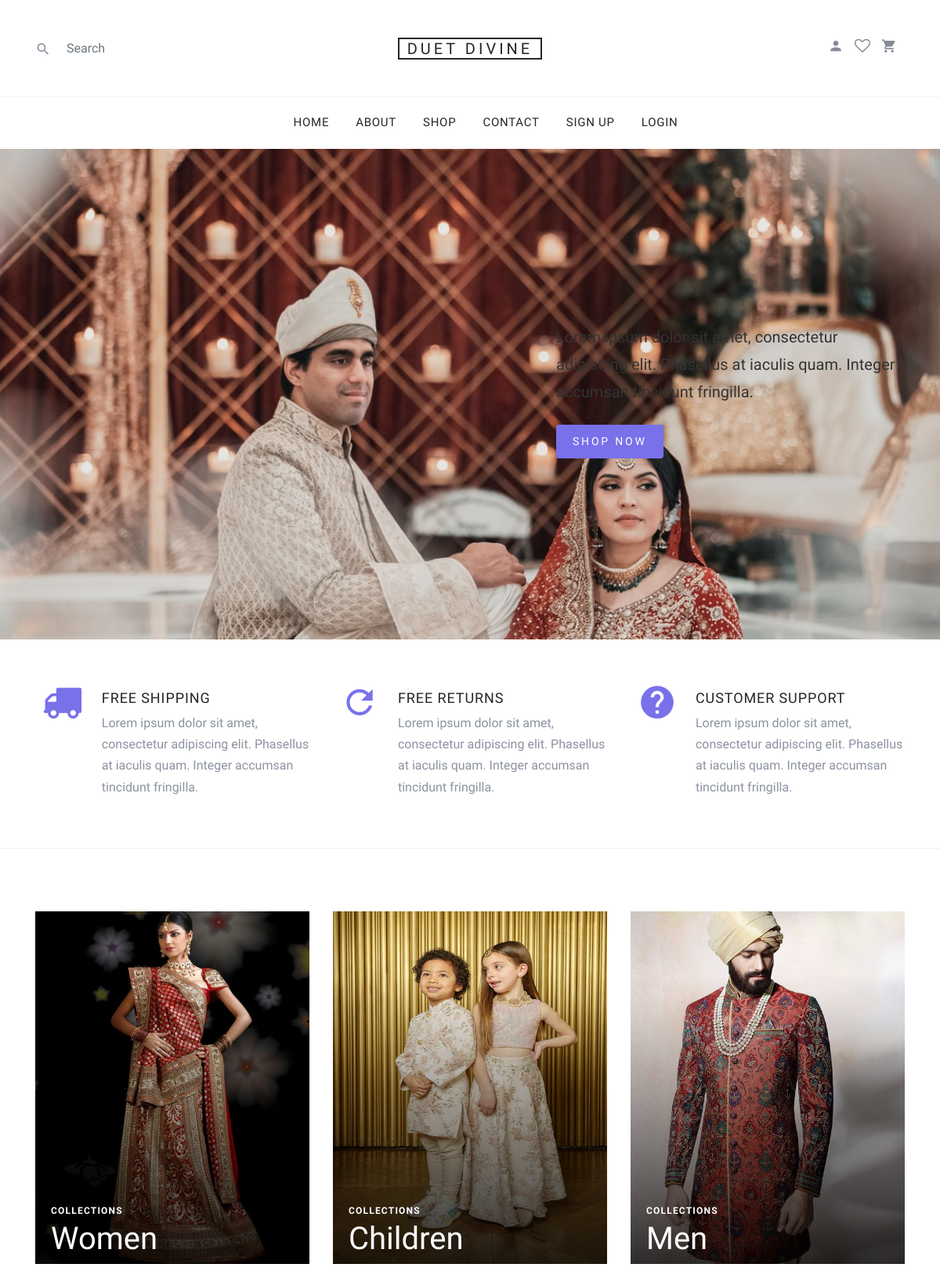
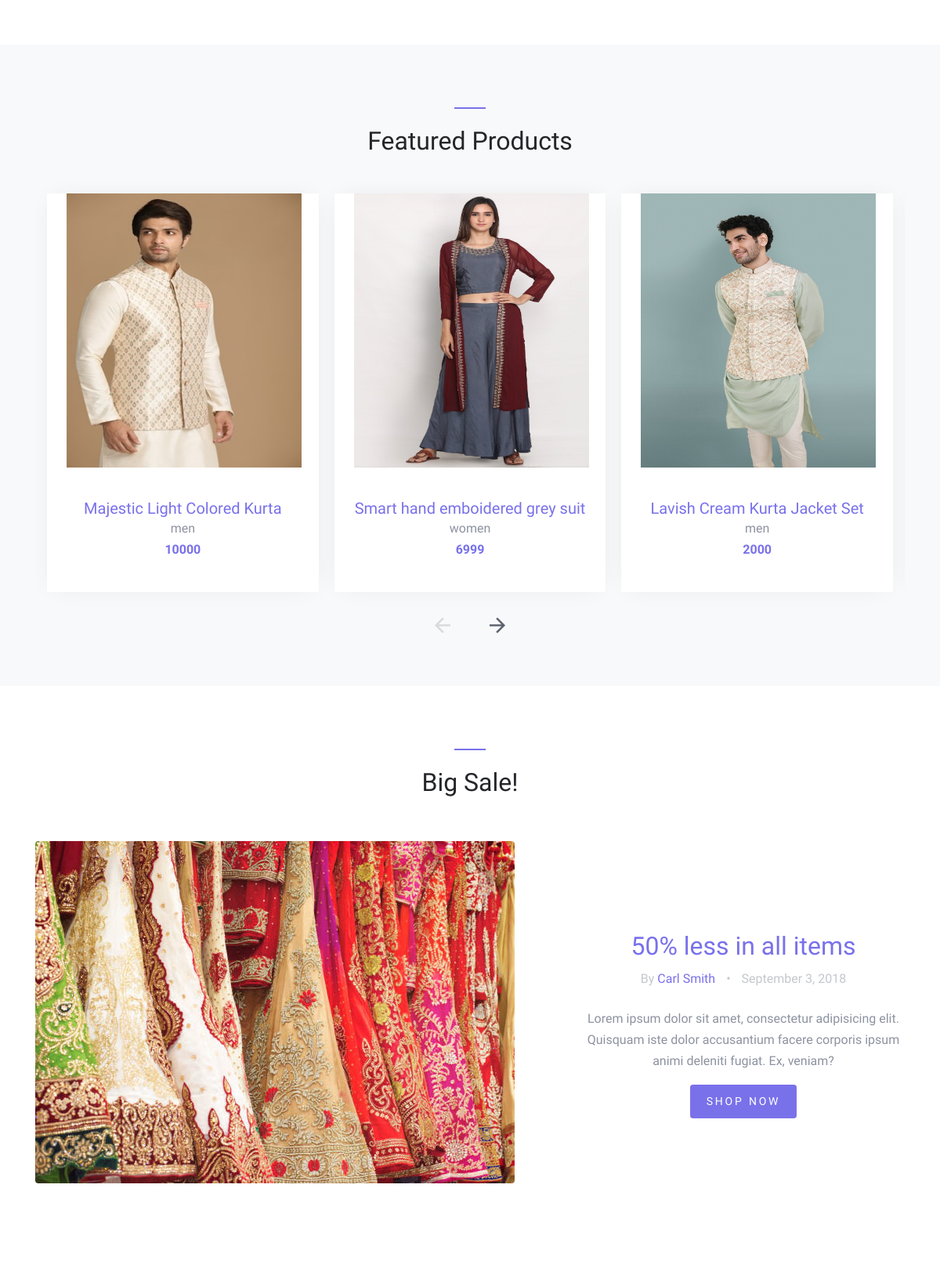
The page / (upper part) on the database its author committed (2 pictures, top to bottom).
### myapp/models.py (models this page shows, shortened)
class Product(models.Model):
    product_name=models.CharField(max_length=100,default=" ")
    CHOICE1=(
        ('men','men'),
        ('women','women'),
        ('kids','kids'),
    )
    CHOICE2=(
        ('s','s'),
        ('m','m'),
        ('l','l'),
    )
    CHOICE3=(
        ('red','red'),
        ('green','green'),
        ('blue','blue'),
        ('white','white'),
        ('black','black'),
        ('yellow','yellow'),
        ('pink','pink'),
    )
    product_seller=models.ForeignKey(User,on_delete=models.CASCADE)
    product_category=models.CharField(max_length=100,choices=CHOICE1)
    product_size=models.CharField(max_length=100,choices=CHOICE2)
    product_color=models.CharField(max_length=100,choices=CHOICE3)
    product_price=models.PositiveIntegerField()
    product_desc=models.TextField()
    product_image=models.ImageField(upload_to="product_image/")

### myapp/views.py (the view)
# urls.py: path('',views.index,name='index'),
def index(request):
    try:
        user=User.objects.get(email=request.session['email'])
        products=Product.objects.all()
        if user.usertype=='user':
            return render(request,'index.html',{'products':products})
        else:
            return render(request,'seller_index.html')
    except:
        products=Product.objects.all()
        return render(request,'index.html',{'products':products})

### myapp/templates/index.html (shortened to what this page needs)
{% extends 'header.html' %}
{% load static %}
{% block content %}
<!DOCTYPE html>
<html lang="en">
  <head>
  </head>
  <body>
  <div class="site-wrap">
    <div class="site-blocks-cover" style="background-image: url({% static 'images/index1.jpeg' %});" data-aos="fade">
      <div class="container">
        <div class="row align-items-start align-items-md-center justify-content-end">
          <div class="col-md-5 text-center text-md-left pt-5 pt-md-0">
            <div class="intro-text text-center text-md-left">
              <p class="mb-4">Lorem ipsum dolor sit amet, consectetur adipiscing elit. Phasellus at iaculis quam. Integer accumsan tincidunt fringilla. </p>
              <p>
                <a href="{% url 'shop' %}" class="btn btn-sm btn-primary">Shop Now</a>
              </p>
            </div>
          </div>
        </div>
      </div>
    </div>
    <div class="site-section site-section-sm site-blocks-1">
      <div class="container">
        <div class="row">
          <div class="col-md-6 col-lg-4 d-lg-flex mb-4 mb-lg-0 pl-4" data-aos="fade-up" data-aos-delay="">
            <div class="icon mr-4 align-self-start">
              <span class="icon-truck color_green"></span>
            </div>
            <div class="text">
              <h2 class="text-uppercase">Free Shipping</h2>
              <p>Lorem ipsum dolor sit amet, consectetur adipiscing elit. Phasellus at iaculis quam. Integer accumsan tincidunt fringilla.</p>
            </div>
          </div>
          <div class="col-md-6 col-lg-4 d-lg-flex mb-4 mb-lg-0 pl-4" data-aos="fade-up" data-aos-delay="100">
            <div class="icon mr-4 align-self-start">
              <span class="icon-refresh2"></span>
            </div>
            <div class="text">
              <h2 class="text-uppercase">Free Returns</h2>
              <p>Lorem ipsum dolor sit amet, consectetur adipiscing elit. Phasellus at iaculis quam. Integer accumsan tincidunt fringilla.</p>
            </div>
          </div>
          <div class="col-md-6 col-lg-4 d-lg-flex mb-4 mb-lg-0 pl-4" data-aos="fade-up" data-aos-delay="200">
            <div class="icon mr-4 align-self-start">
              <span class="icon-help"></span>
            </div>
            <div class="text">
              <h2 class="text-uppercase">Customer Support</h2>
              <p>Lorem ipsum dolor sit amet, consectetur adipiscing elit. Phasellus at iaculis quam. Integer accumsan tincidunt fringilla.</p>
            </div>
          </div>
        </div>
      </div>
    </div>
    <div class="site-section site-blocks-2">
      <div class="container">
        <div class="row">
          <div class="col-sm-6 col-md-6 col-lg-4 mb-4 mb-lg-0" data-aos="fade" data-aos-delay="">
            <a class="block-2-item" href="{% url 'category_women' %}">
              <figure class="image">
                <img src="{% static 'images/women2.jpg' %}" alt="" class="img-fluid" style="width:550px; height:450px;">
              </figure>
              <div class="text">
                <span class="text-uppercase">Collections</span>
                <h3>Women</h3>
              </div>
            </a>
          </div>
          <div class="col-sm-6 col-md-6 col-lg-4 mb-5 mb-lg-0" data-aos="fade" data-aos-delay="100">
            <a class="block-2-item" href="{% url 'category_kids' %}">
              <figure class="image">
                <img src="{% static 'images/children1.jpg' %}" alt="" class="img-fluid" style="width:550px; height:450px;">
              </figure>
              <div class="text">
                <span class="text-uppercase">Collections</span>
                <h3>Children</h3>
              </div>
            </a>
          </div>
          <div class="col-sm-6 col-md-6 col-lg-4 mb-5 mb-lg-0" data-aos="fade" data-aos-delay="200">
            <a class="block-2-item" href="{% url 'category_men' %}">
              <figure class="image">
                <img src="{% static 'images/men1.jpg' %}" alt="" class="img-fluid" style="width:550px; height:450px;">
              </figure>
              <div class="text">
                <span class="text-uppercase">Collections</span>
                <h3>Men</h3>
              </div>
            </a>
          </div>
        </div>
      </div>
    </div>
    <div class="site-section block-3 site-blocks-2 bg-light">
      <div class="container">
        <div class="row justify-content-center">
          <div class="col-md-7 site-section-heading text-center pt-4">
            <h2>Featured Products</h2>
          </div>
        </div>
        <div class="row">
          <div class="col-md-12">
            <div class="nonloop-block-3 owl-carousel">
              {% for i in products %}
              <div class="item">
                <div class="block-4 text-center">
                  <figure class="block-4-image">
                    <img src="{{i.product_image.url}}" alt="Image placeholder" class="img-fluid" style="width: 300px; height: 350px; margin-left: 25px;">
                  </figure>
                  <div class="block-4-text p-4">
                    <h3><a href="#">{{i.product_name}}</a></h3>
                    <p class="mb-0">{{i.product_category}}</p>
                    <p class="text-primary font-weight-bold">{{i.product_price}}</p>
                  </div>
                </div>
              </div>
              {% endfor %}
            </div>
          </div>
        </div>
      </div>
    </div>
    <div class="site-section block-8">
      <div class="container">
        <div class="row justify-content-center  mb-5">
          <div class="col-md-7 site-section-heading text-center pt-4">
            <h2>Big Sale!</h2>
          </div>
        </div>
        <div class="row align-items-center">
          <div class="col-md-12 col-lg-7 mb-5">
            <a href="#"><img src="{% static 'images/about.jpg' %}" alt="Image placeholder" class="img-fluid rounded"></a>
          </div>
          <div class="col-md-12 col-lg-5 text-center pl-md-5">
            <h2><a href="#">50% less in all items</a></h2>
            <p class="post-meta mb-4">By <a href="#">Carl Smith</a> <span class="block-8-sep">&bullet;</span> September 3, 2018</p>
            <p>Lorem ipsum dolor sit amet, consectetur adipisicing elit. Quisquam iste dolor accusantium facere corporis ipsum animi deleniti fugiat. Ex, veniam?</p>
            <p><a href="#" class="btn btn-primary btn-sm">Shop Now</a></p>
          </div>
        </div>
      </div>
    </div>
  {% endblock %}

### myapp/static/css/style.css (style rules this page uses)
body { line-height: 1.7; color: #8c92a0; font-weight: 300; font-size: 16px; }
a { -webkit-transition: .3s all ease; -o-transition: .3s all ease; transition: .3s all ease; }
.site-wrap:before { -webkit-transition: .3s all ease-in-out; -o-transition: .3s all ease-in-out; transition: .3s all ease-in-out; background: rgba(0, 0, 0, 0.6); content: ""; position: absolute; z-index: 2000; top: 0; left: 0; right: 0; bottom: 0; opacity: 0; visibility: hidden; }
.btn { text-transform: uppercase; position: relative; -webkit-transition: 0.2s all ease-in-out !important; -o-transition: 0.2s all ease-in-out !important; transition: 0.2s all ease-in-out !important; top: 0; letter-spacing: .05em; }
.btn.btn-sm { font-size: 14px !important; padding: 10px 20px !important; }
.btn.btn-primary { font-size: 17px; font-weight: 300; letter-spacing: .2em; }
.site-section { padding: 2.5em 0; }
@media (min-width: 768px) { .site-section { padding: 5em 0; } }
.site-section.site-section-sm { padding: 4em 0; }
.site-section-heading { font-size: 30px; color: #25262a; position: relative; }
.site-section-heading:before { content: ""; left: 0%; top: 0; position: absolute; width: 40px; height: 2px; background: #7971ea; }
.site-section-heading.text-center:before { content: ""; left: 50%; top: 0; -webkit-transform: translateX(-50%); -ms-transform: translateX(-50%); transform: translateX(-50%); position: absolute; width: 40px; height: 2px; background: #7971ea; }
.site-blocks-cover { background-size: cover; background-repeat: no-repeat; background-position: center center; }
.site-blocks-cover, .site-blocks-cover .row { min-height: 600px; height: calc(100vh - 174px); }
.site-blocks-cover p { color: #333333; font-size: 20px; line-height: 35px; }
.site-blocks-cover .intro-text { font-size: 16px; line-height: 1.5; }
.site-blocks-1 { border-bottom: 1px solid #edf0f5; }
.site-blocks-1 .icon span { position: relative; color: #7971ea; top: -10px; font-size: 50px; display: inline-block; }
.site-blocks-1 .text h2 { color: #25262a; letter-spacing: .05em; font-size: 18px; }
.site-blocks-1 .text p:last-child { margin-bottom: 0; }
.site-blocks-2 .block-2-item { display: block; position: relative; }
.site-blocks-2 .block-2-item:before { z-index: 1; content: ''; position: absolute; top: 0; right: 0; bottom: 0; left: 0; background: -moz-linear-gradient(top, transparent 0%, transparent 18%, rgba(0, 0, 0, 0.8) 99%, rgba(0, 0, 0, 0.8) 100%); background: -webkit-linear-gradient(top, transparent 0%, transparent 18%, rgba(0, 0, 0, 0.8) 99%, rgba(0, 0, 0, 0.8) 100%); background: -webkit-gradient(linear, left top, left bottom, from(transparent), color-stop(18%, transparent), color-stop(99%, rgba(0, 0, 0, 0.8)), to(rgba(0, 0, 0, 0.8))); background: -o-linear-gradient(top, transparent 0%, transparent 18%, rgba(0, 0, 0, 0.8) 99%, rgba(0, 0, 0, 0.8) 100%); background: linear-gradient(to bottom, transparent 0%, transparent 18%, rgba(0, 0, 0, 0.8) 99%, rgba(0, 0, 0, 0.8) 100%); filter: progid:DXImageTransform.Microsoft.gradient( startColorstr='#00000000', endColorstr='#cc000000',GradientType=0 ); }
.site-blocks-2 .block-2-item .image { position: relative; margin-bottom: 0; overflow: hidden; }
.site-blocks-2 .block-2-item .image img { margin-bottom: 0; -webkit-transition: .3s all ease-in-out; -o-transition: .3s all ease-in-out; transition: .3s all ease-in-out; }
.site-blocks-2 .block-2-item .text { z-index: 2; bottom: 0; padding-left: 20px; position: absolute; width: 100%; }
.site-blocks-2 .block-2-item .text > span, .site-blocks-2 .block-2-item .text h3 { color: #fff; }
.site-blocks-2 .block-2-item .text > span { font-size: 12px; letter-spacing: .1em; font-weight: 900; }
.site-blocks-2 .block-2-item .text h3 { font-size: 40px; }
.block-4 { -webkit-box-shadow: 0 0 30px -10px rgba(0, 0, 0, 0.1); box-shadow: 0 0 30px -10px rgba(0, 0, 0, 0.1); background: #fff; }
.block-4 .block-4-text h3 { font-size: 20px; margin-bottom: 0; }
.block-4 .block-4-text h3 a { text-decoration: none; }
.block-8 .post-meta { color: #c4c7ce; }
.block-8 .block-8-sep { margin-left: 10px; margin-right: 10px; }

### rows shown on the page
Product: product_image (picture), product_name "Majestic Light Colored Kurta", product_category "men", product_price "10000"
Product: product_image (picture), product_name "Smart hand emboidered grey suit", product_category "women", product_price "6999"
Product: product_image (picture), product_name "Lavish Cream Kurta Jacket Set", product_category "men", product_price "2000"
